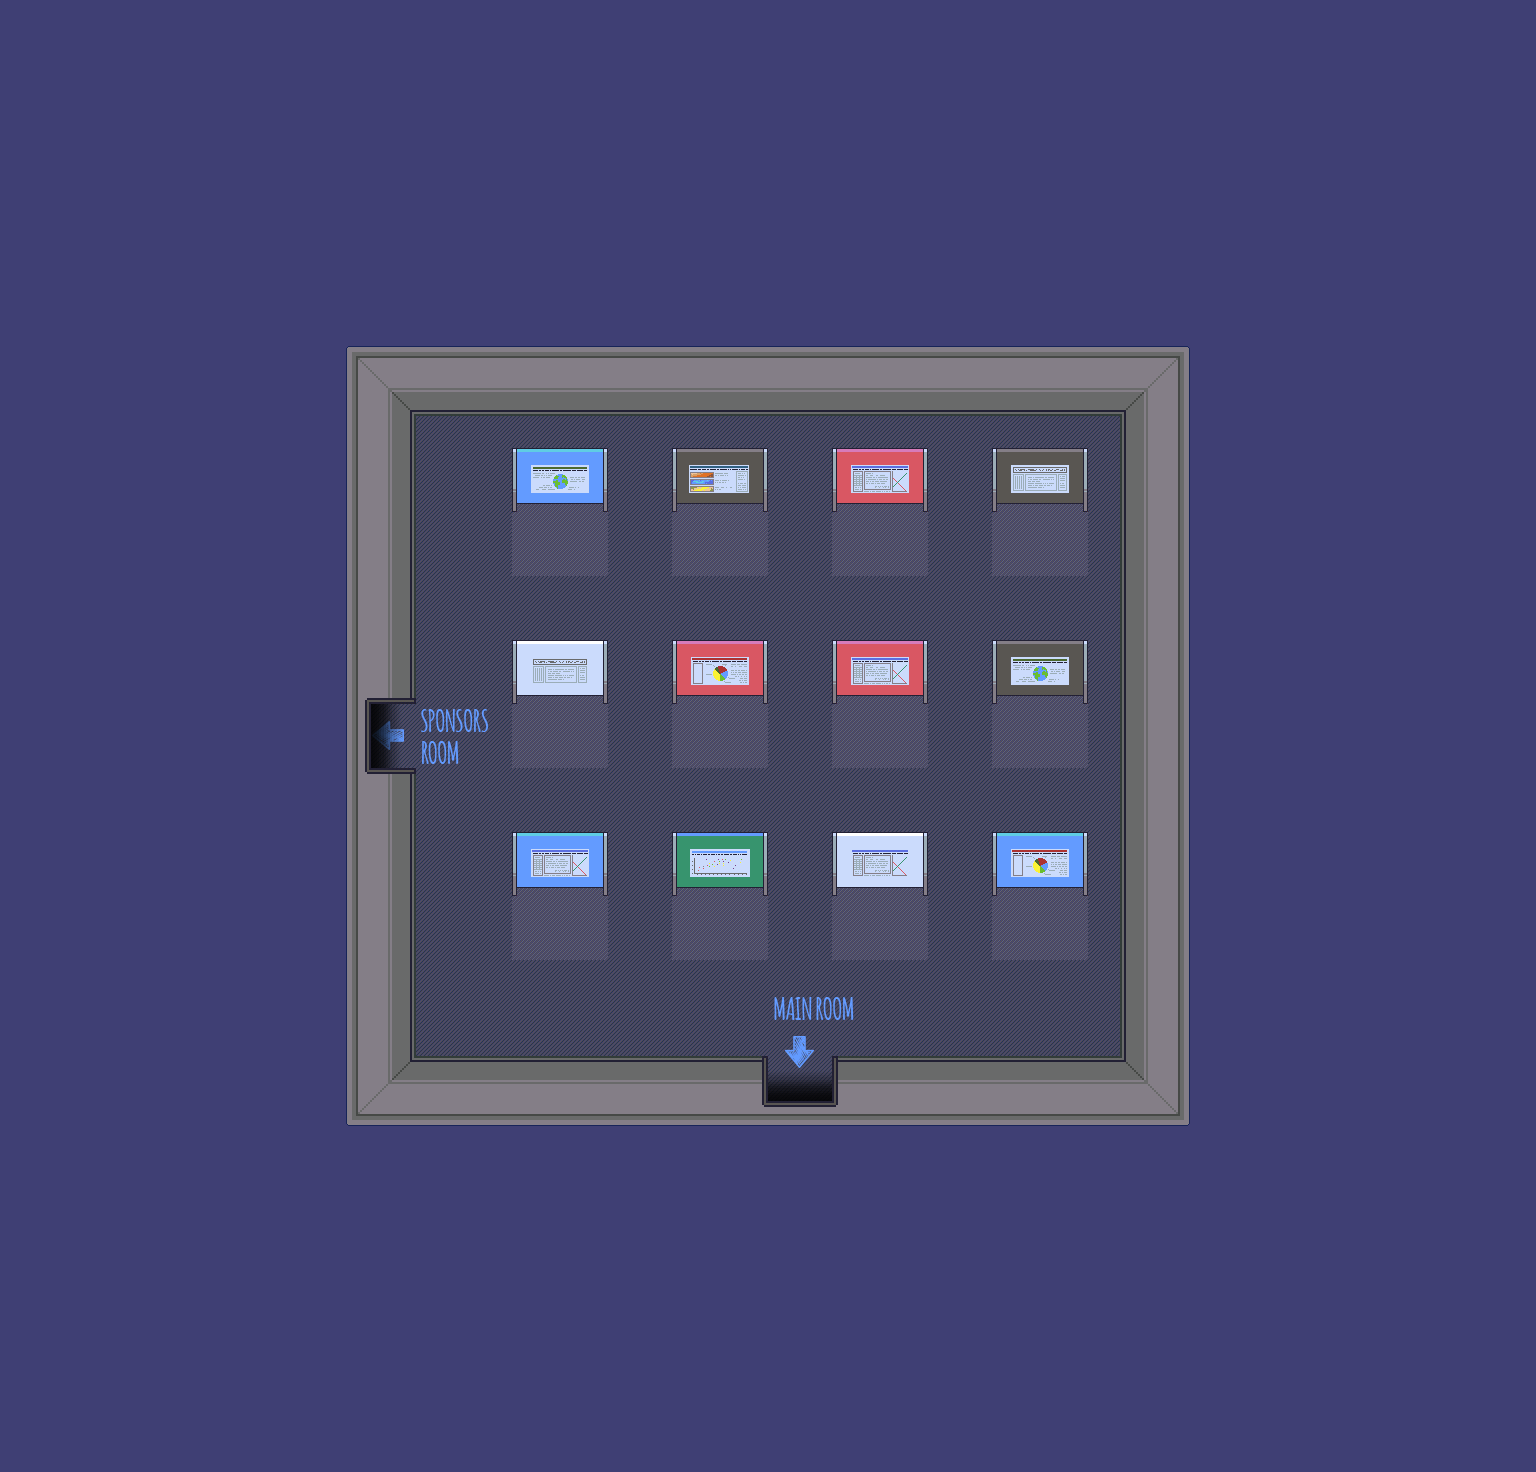

This is a level from a 2D game, rendered from its Tiled map with the project's own tilesets. A one-line summary and the map file follow, with tile-layer data summarised:
An orthogonal 48x46 tile map with 32x32 px tiles, 8 tile layers (Background, Ground, Ground 2, Chalk, ...), 3 tilesets.

<map version="1.4" tiledversion="1.4.2" orientation="orthogonal" renderorder="right-down" width="48" height="46" tilewidth="32" tileheight="32" infinite="0" nextlayerid="17" nextobjectid="3">
 <tileset firstgid="1" source="../../tilesets/Gather University 0.x.tsx" />
 <tileset firstgid="465" source="../../tilesets/Gather Conference 0.x.tsx" />
 <tileset firstgid="1489" source="Chalk.tsx" />
 <layer id="15" name="Background" width="48" height="46">
  <data>[2208 cells, 2208 non-empty, 1 distinct tile ids]</data>
 </layer>
 <layer id="10" name="Ground" width="48" height="46">
  <data>[2208 cells, 581 non-empty, 1 distinct tile ids]</data>
 </layer>
 <layer id="11" name="Ground 2" width="48" height="46">
  <data>[2208 cells, 108 non-empty, 1 distinct tile ids]</data>
 </layer>
 <layer id="16" name="Chalk" width="48" height="46">
  <data>[2208 cells, 16 non-empty, 12 distinct tile ids]</data>
 </layer>
 <layer id="9" name="Shadow" width="48" height="46">
  <data>[2208 cells, 18 non-empty, 2 distinct tile ids]</data>
 </layer>
 <layer id="8" name="Walls" width="48" height="46">
  <data>[2208 cells, 288 non-empty, 27 distinct tile ids]</data>
 </layer>
 <layer id="12" name="L1" width="48" height="46">
  <data>[2208 cells, 72 non-empty, 30 distinct tile ids]</data>
 </layer>
 <layer id="13" name="L2" width="48" height="46">
  <data>[2208 cells, 72 non-empty, 36 distinct tile ids]</data>
 </layer>
</map>
